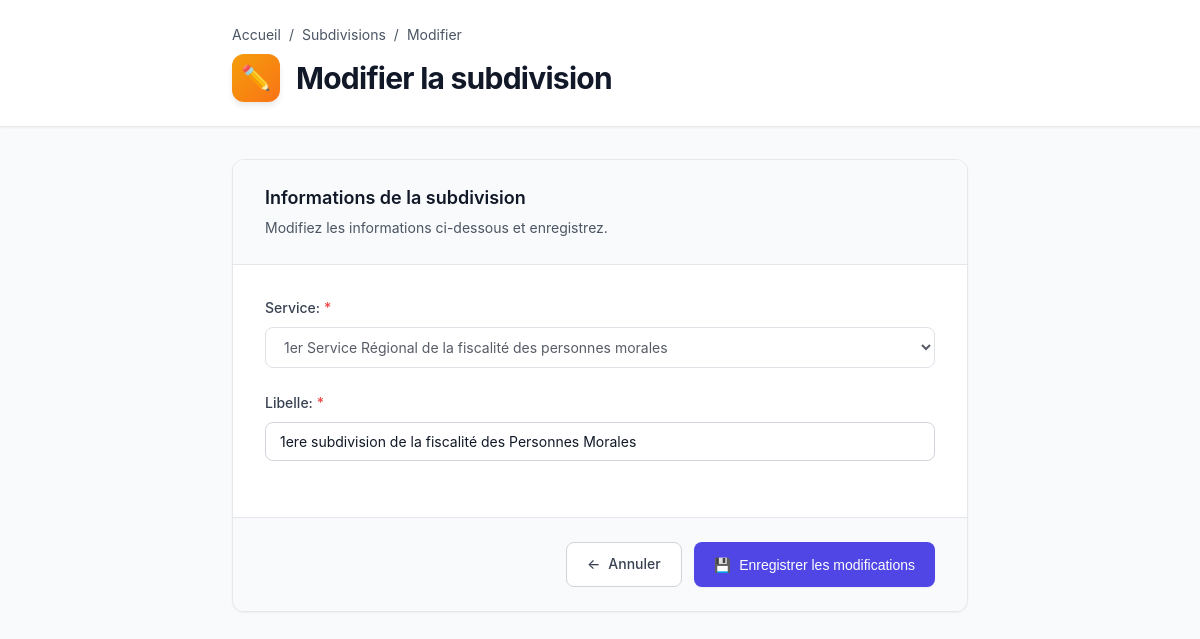
The app's page /modifier_subdivision/4/ with its own data.
### inventaire/models.py (models this page shows, shortened)
class Subdivision(models.Model):
    service = models.ForeignKey(Service, on_delete=models.CASCADE, related_name='subdivisions')
    libelle = models.CharField(max_length=150)
    class Meta:
      ordering = ['service','libelle']

class Service(models.Model):
    libelle = models.CharField(max_length=150)
    class Meta:
        ordering = ['libelle']
    def __str__(self):
        return self.libelle

### inventaire/views.py (the view)
# urls.py: path('modifier_subdivision/<int:id>/', views.modifier_subdivision, name='modifier_subdivision'),
def modifier_subdivision(request, id):
    subdivision = get_object_or_404(Subdivision, id=id)
    if request.method == "POST":
        form = SubdivisionForm(request.POST, instance=subdivision)
        if form.is_valid():
            form.save()
            return redirect('liste_subdivisions')
    else:
        form = SubdivisionForm(instance=subdivision)
    return render(request, "inventaire/modifier_subdivision.html", {"form": form})

### inventaire/forms.py
class SubdivisionForm(forms.ModelForm):
    class Meta:
        model = Subdivision
        fields = ['service', 'libelle']
    def __init__(self, *args, **kwargs):
        super().__init__(*args, **kwargs)
        if self.instance.pk:
            self.fields['service'].disabled = True

### inventaire/templates/inventaire/modifier_subdivision.html (shortened to what this page needs)
<!DOCTYPE html>
<html lang="fr">
<head>
</head>
<body>
    <div class="header">
        <div class="header-content">
            <div class="breadcrumb">
                <a href="{% url 'home' %}">Accueil</a>
                <span>/</span>
                <a href="{% url 'liste_subdivisions' %}">Subdivisions</a>
                <span>/</span>
                <span>Modifier</span>
            </div>
            <div class="page-title-section">
                <div class="page-icon">✏️</div>
                <div class="page-title-wrapper">
                    <h1>Modifier la subdivision</h1>
                </div>
            </div>
        </div>
    </div>
    <div class="container">
        <div class="form-card">
            <div class="form-header">
                <div class="form-title">Informations de la subdivision</div>
                <div class="form-subtitle">Modifiez les informations ci-dessous et enregistrez.</div>
            </div>
            <div class="form-body">
                <form method="post" id="editSubdivisionForm">
                    {{ form.as_p }}
                </form>
            </div>
            <div class="form-actions">
                <a href="{% url 'liste_subdivisions' %}" class="btn btn-secondary">
                    <span>←</span>
                    <span>Annuler</span>
                </a>
                <button type="submit" form="editSubdivisionForm" class="btn btn-primary">
                    <span>💾</span>
                    <span>Enregistrer les modifications</span>
                </button>
            </div>
        </div>
    </div>
</body>
</html>

### inventaire/templates/inventaire/modifier_subdivision.html (style rules this page uses)
:root { --primary-color: #4f46e5; --primary-hover: #4338ca; --danger-color: #ef4444; --danger-hover: #dc2626; --success-color: #10b981; --warning-color: #f59e0b; --gray-50: #f9fafb; --gray-100: #f3f4f6; --gray-200: #e5e7eb; --gray-300: #d1d5db; --gray-600: #4b5563; --gray-700: #374151; --gray-900: #111827; --shadow-sm: 0 1px 2px 0 rgba(0, 0, 0, 0.05); --shadow-md: 0 4px 6px -1px rgba(0, 0, 0, 0.1); }
* { margin: 0; padding: 0; box-sizing: border-box; }
body { font-family: -apple-system, BlinkMacSystemFont, 'Segoe UI', Roboto, 'Helvetica Neue', Arial, sans-serif; background-color: var(--gray-50); color: var(--gray-900); line-height: 1.6; min-height: 100vh; }
.header { background: white; border-bottom: 1px solid var(--gray-200); padding: 1.5rem 0; margin-bottom: 2rem; box-shadow: var(--shadow-sm); }
.header-content { max-width: 800px; margin: 0 auto; padding: 0 2rem; }
.breadcrumb { display: flex; align-items: center; gap: 0.5rem; font-size: 0.875rem; color: var(--gray-600); margin-bottom: 0.5rem; }
.breadcrumb a { color: var(--gray-600); text-decoration: none; transition: color 0.2s; }
.page-title-section { display: flex; align-items: center; gap: 1rem; }
.page-icon { width: 48px; height: 48px; background: linear-gradient(135deg, var(--warning-color), #f97316); border-radius: 12px; display: flex; align-items: center; justify-content: center; font-size: 24px; box-shadow: var(--shadow-md); }
.page-title-wrapper { flex: 1; }
h1 { font-size: 1.875rem; font-weight: 700; color: var(--gray-900); letter-spacing: -0.025em; }
.container { max-width: 800px; margin: 0 auto; padding: 0 2rem 3rem; }
.form-card { background: white; border-radius: 12px; box-shadow: var(--shadow-sm); border: 1px solid var(--gray-200); overflow: hidden; }
.form-header { padding: 1.5rem 2rem; border-bottom: 1px solid var(--gray-200); background: var(--gray-50); }
.form-title { font-size: 1.125rem; font-weight: 600; color: var(--gray-900); margin-bottom: 0.25rem; }
.form-subtitle { font-size: 0.875rem; color: var(--gray-600); }
.form-body { padding: 2rem; }
form p { margin-bottom: 1.5rem; }
label { display: block; font-size: 0.875rem; font-weight: 500; color: var(--gray-700); margin-bottom: 0.5rem; }
input[type="text"], input[type="email"], input[type="number"], select, textarea { width: 100%; padding: 0.625rem 0.875rem; border: 1px solid var(--gray-300); border-radius: 8px; font-size: 0.875rem; font-family: inherit; transition: all 0.2s; background: white; color: var(--gray-900); }
.form-actions { padding: 1.5rem 2rem; background: var(--gray-50); border-top: 1px solid var(--gray-200); display: flex; gap: 0.75rem; justify-content: flex-end; }
.btn { display: inline-flex; align-items: center; gap: 0.5rem; padding: 0.625rem 1.25rem; font-size: 0.875rem; font-weight: 500; border-radius: 8px; text-decoration: none; border: none; cursor: pointer; transition: all 0.2s; }
.btn-primary { background: var(--primary-color); color: white; box-shadow: var(--shadow-sm); }
.btn-secondary { background: white; color: var(--gray-700); border: 1px solid var(--gray-300); }
label:has(+ input:required)::after, label:has(+ select:required)::after { content: "*"; color: var(--danger-color); margin-left: 0.25rem; }

### records on screen
Subdivision: service "1er Service Régional de la fiscalité des personnes morales"
Service: libelle "1ere subdivision de la fiscalité des Personnes Morales"
